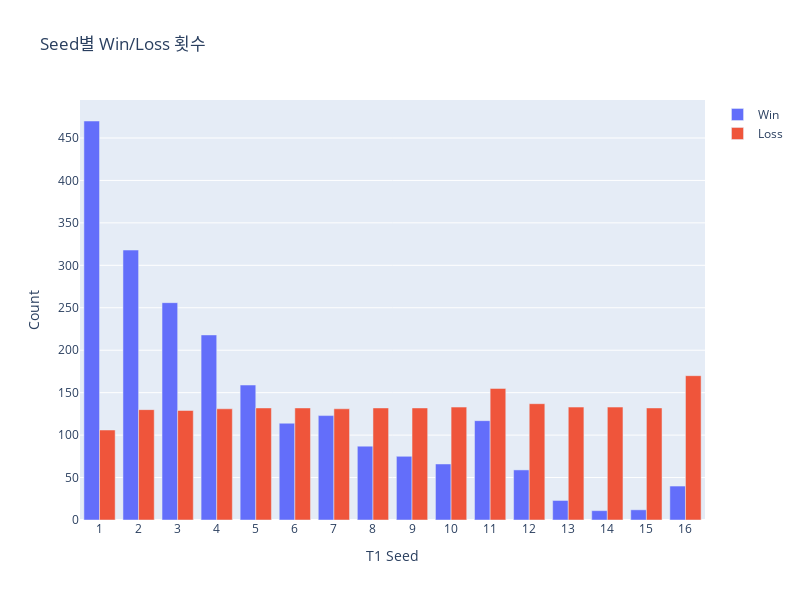

The notebook cell this image was saved under:
### Code cell
win_counts = tourney_data_win.groupby("T1_seed")["win"].count()
loss_counts = tourney_data_loss.groupby("T1_seed")["win"].count()

fig = go.Figure()
fig.add_trace(go.Bar(x=win_counts.index, y=win_counts.values, name="Win"))
fig.add_trace(go.Bar(x=loss_counts.index, y=loss_counts.values, name="Loss"))

fig.update_layout(
    title="Seed별 Win/Loss 횟수",
    xaxis={"title": "T1 Seed", "showticklabels": True, "dtick": 1},
    yaxis={"title": "Count"},
    autosize=False,
    width=800,
    height=600,
    barmode="group"  # 막대를 나란히 배치 (stack으로 바꾸면 누적됨)
)

fig.show()

### Figure 1 — Plotly figure (JSON) as saved in the notebook; plotly's stock layout.template omitted (floating-point values rounded to 4 significant figures)
{"data": [{"name": "Win", "type": "bar", "x": [1, 2, 3, 4, 5, 6, 7, 8, 9, 10, 11, 12, 13, 14, 15, 16], "y": [470, 318, 256, 218, 159, 114, 123, 87, 75, 66, 117, 59, 23, 11, 12, 40]}, {"name": "Loss", "type": "bar", "x": [1, 2, 3, 4, 5, 6, 7, 8, 9, 10, 11, 12, 13, 14, 15, 16], "y": [106, 130, 129, 131, 132, 132, 131, 132, 132, 133, 155, 137, 133, 133, 132, 170]}], "layout": {"autosize": false, "barmode": "group", "height": 600, "title": {"text": "Seed별 Win/Loss 횟수"}, "width": 800, "xaxis": {"dtick": 1, "showticklabels": true, "title": {"text": "T1 Seed"}}, "yaxis": {"title": {"text": "Count"}}}}
